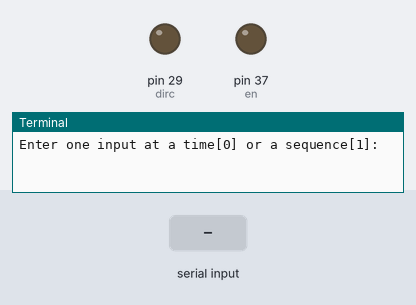
A program run on a simulated Raspberry Pi (header pin numbers). On the bench: output pins drawn as LEDs (lit = HIGH), the last lines printed to the terminal. Inputs (shaded band) come from the test bench. Pins used as bus, display or sensor lines are not drawn.

Above: at 1.2 s.
1.3 s: "0" typed at the terminal
2.8 s: "5" typed at the terminal
At 4.2 s:
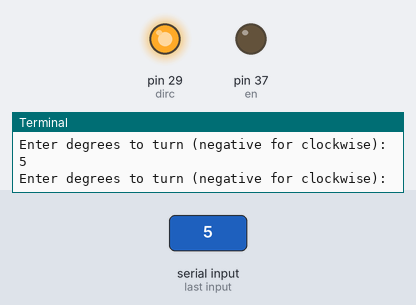
Timing chart, 0 to 5.8 s (numbered marks = the images above; inputs shaded):
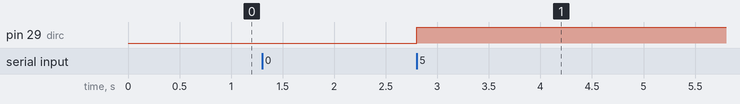

The program:

degree_stepper.py
```python
import RPi.GPIO as GPIO
import time

GPIO.setmode(GPIO.BOARD)

en = 37
ms2 = 35
ms1 = 33
step = 31
dirc = 29

GPIO.setup(en,GPIO.OUT)
GPIO.setup(ms2,GPIO.OUT)
GPIO.setup(ms1,GPIO.OUT)
GPIO.setup(step,GPIO.OUT)
GPIO.setup(dirc,GPIO.OUT)

GPIO.output(en,False)
GPIO.output(ms1,True)
GPIO.output(ms2,True)

def Step(delay):
    GPIO.output(31,True)
    time.sleep(delay)
    GPIO.output(31,False)
    time.sleep(delay)

def stepper_f(delay,steps):
    GPIO.output(29,False)
    for i in range(steps):
        Step(delay)

def stepper_b(delay,steps):
    GPIO.output(29,True)
    for i in range(steps):
        Step(delay)

def deg_to_steps(deg):
    return int(round(deg*40/9))

try:
    while True:
        ans = raw_input('Enter one input at a time[0] or a sequence[1]: ')
        if ans == '0':
            deg_str = '-1'
            while len(deg_str) > 0:
                deg_str = raw_input('Enter degrees to turn (negative for clockwise): ')
                if len(deg_str) > 0:
                    deg = float(deg_str)
                    steps = deg_to_steps(deg)
                    if steps < 0:
                        stepper_f(.0005,steps*-1)
                    else:
                        stepper_b(.0005,steps)
        else:
            sequence = []
            seq_val = '-1'
            while len(seq_val) > 0:
                seq_val = raw_input('Enter value to be added to sequence (Hit Enter twice to confirm sequence: ')
                if len(seq_val) > 0:
                    val = float(seq_val)
                    sequence.append(val)
                    print sequence
            step_seq = []
            for i in sequence:
                step_seq.append(deg_to_steps(i))
            for i in step_seq:
                if i < 0:
                    stepper_f(.0005,i*-1)
                else:
                    stepper_b(.0005,i)
                time.sleep(.01)

except KeyboardInterrupt:
    GPIO.cleanup()
```

Measured:
- after the input at 2.8 s, pin 29 (dirc): LOW → HIGH at once
